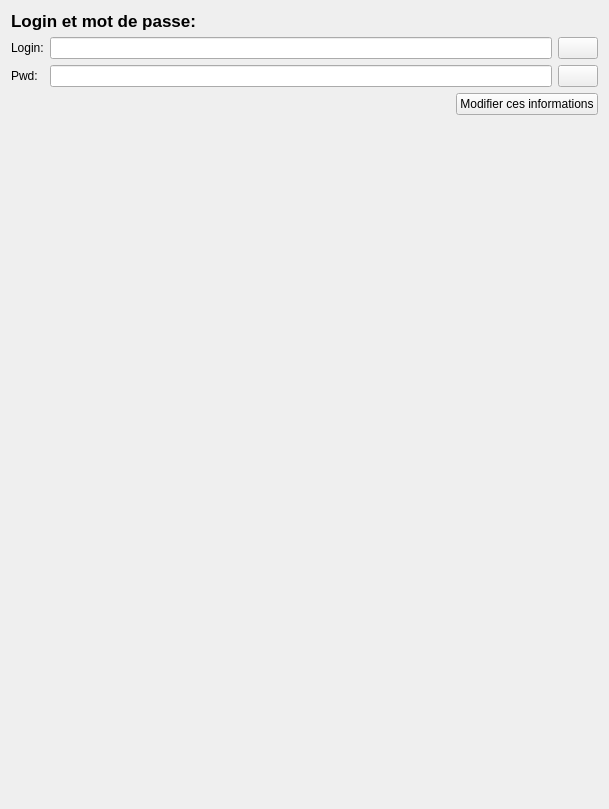
<?xml version="1.0" encoding="UTF-8"?>
<ui version="4.0">
 <class>Resultat_recherche</class>
 <widget class="QWidget" name="Resultat_recherche">
  <property name="geometry">
   <rect>
    <x>0</x>
    <y>0</y>
    <width>609</width>
    <height>809</height>
   </rect>
  </property>
  <property name="windowTitle">
   <string>Form</string>
  </property>
  <layout class="QVBoxLayout" name="verticalLayout_2">
   <item>
    <layout class="QHBoxLayout" name="layout_global">
     <item>
      <layout class="QVBoxLayout" name="verticalLayout">
       <item>
        <layout class="QGridLayout" name="global">
         <item row="2" column="1">
          <widget class="QLineEdit" name="edit_pwd">
           <property name="echoMode">
            <enum>QLineEdit::Password</enum>
           </property>
          </widget>
         </item>
         <item row="1" column="0">
          <widget class="QLabel" name="label_2">
           <property name="text">
            <string>Login:</string>
           </property>
          </widget>
         </item>
         <item row="2" column="0">
          <widget class="QLabel" name="label_3">
           <property name="text">
            <string>Pwd:</string>
           </property>
          </widget>
         </item>
         <item row="2" column="2">
          <widget class="QPushButton" name="bouton_pwd">
           <property name="text">
            <string/>
           </property>
           <property name="icon">
            <iconset>
             <normaloff>Images/image_copier.png</normaloff>Images/image_copier.png</iconset>
           </property>
          </widget>
         </item>
         <item row="1" column="2">
          <widget class="QPushButton" name="bouton_login">
           <property name="text">
            <string/>
           </property>
           <property name="icon">
            <iconset>
             <normaloff>Images/image_copier.png</normaloff>Images/image_copier.png</iconset>
           </property>
          </widget>
         </item>
         <item row="1" column="1">
          <widget class="QLineEdit" name="edit_login"/>
         </item>
         <item row="4" column="1">
          <spacer name="verticalSpacer">
           <property name="orientation">
            <enum>Qt::Vertical</enum>
           </property>
           <property name="sizeHint" stdset="0">
            <size>
             <width>20</width>
             <height>40</height>
            </size>
           </property>
          </spacer>
         </item>
         <item row="3" column="0" colspan="3">
          <layout class="QHBoxLayout" name="horizontalLayout_2">
           <item>
            <spacer name="horizontalSpacer">
             <property name="orientation">
              <enum>Qt::Horizontal</enum>
             </property>
             <property name="sizeHint" stdset="0">
              <size>
               <width>40</width>
               <height>20</height>
              </size>
             </property>
            </spacer>
           </item>
           <item>
            <widget class="QPushButton" name="modif_informations">
             <property name="text">
              <string>Modifier ces informations</string>
             </property>
            </widget>
           </item>
          </layout>
         </item>
         <item row="0" column="0" colspan="2">
          <widget class="QLabel" name="label">
           <property name="font">
            <font>
             <pointsize>13</pointsize>
             <weight>75</weight>
             <bold>true</bold>
            </font>
           </property>
           <property name="text">
            <string>Login et mot de passe:</string>
           </property>
          </widget>
         </item>
        </layout>
       </item>
      </layout>
     </item>
    </layout>
   </item>
   <item>
    <widget class="QLabel" name="resultat_erreur">
     <property name="font">
      <font>
       <weight>75</weight>
       <bold>true</bold>
      </font>
     </property>
     <property name="text">
      <string/>
     </property>
     <property name="textFormat">
      <enum>Qt::AutoText</enum>
     </property>
     <property name="alignment">
      <set>Qt::AlignCenter</set>
     </property>
    </widget>
   </item>
  </layout>
 </widget>
 <resources/>
 <connections/>
</ui>
